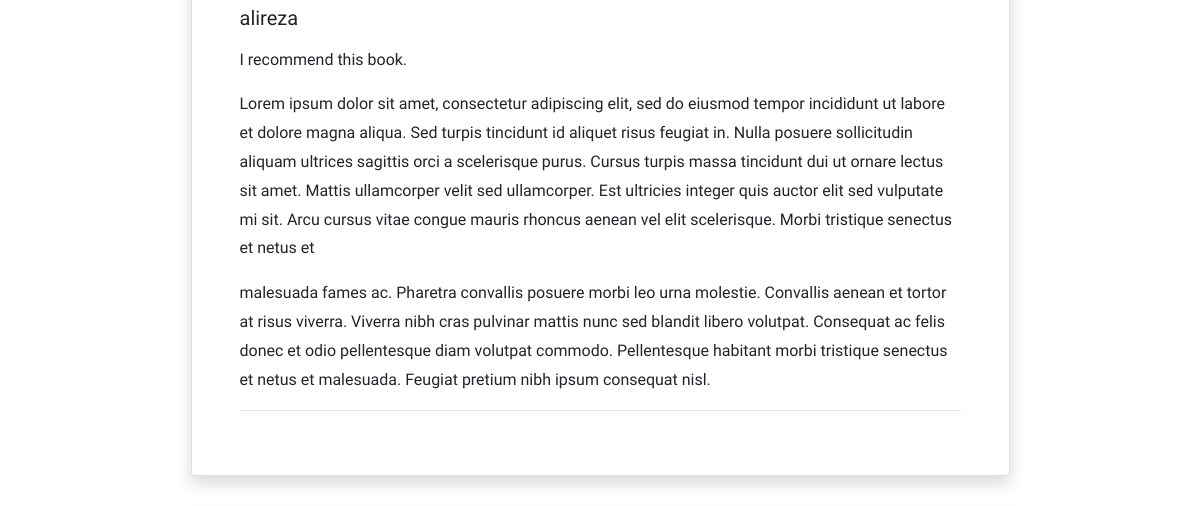
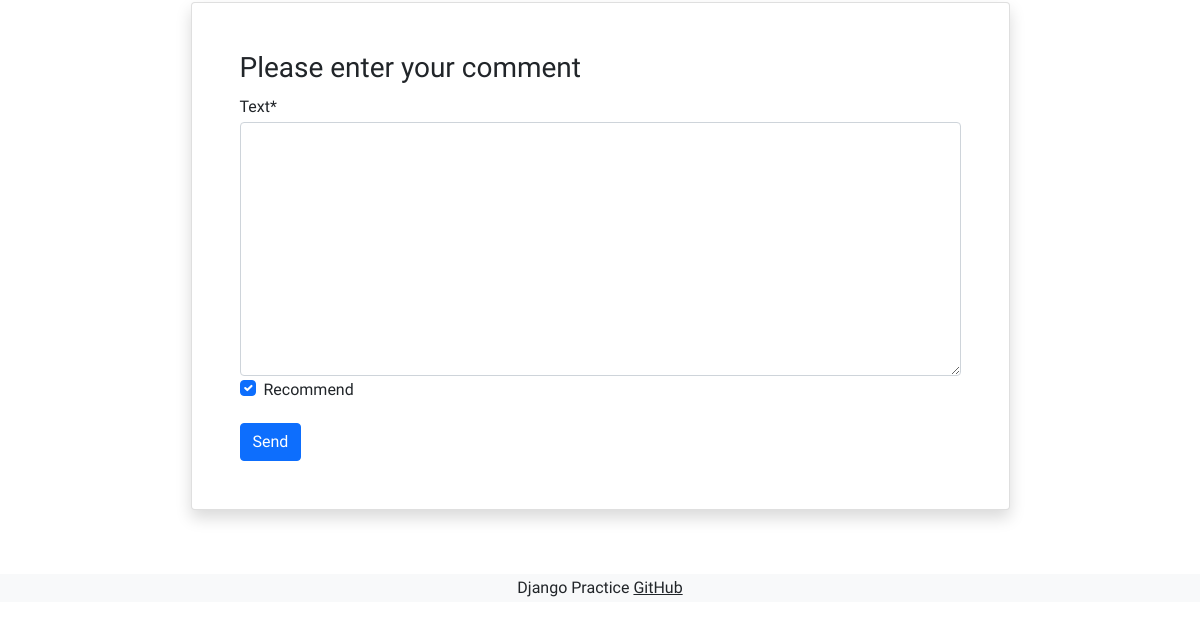
The app's page /books/4/ (signed in, lower part), older data (2 pictures, top to bottom).
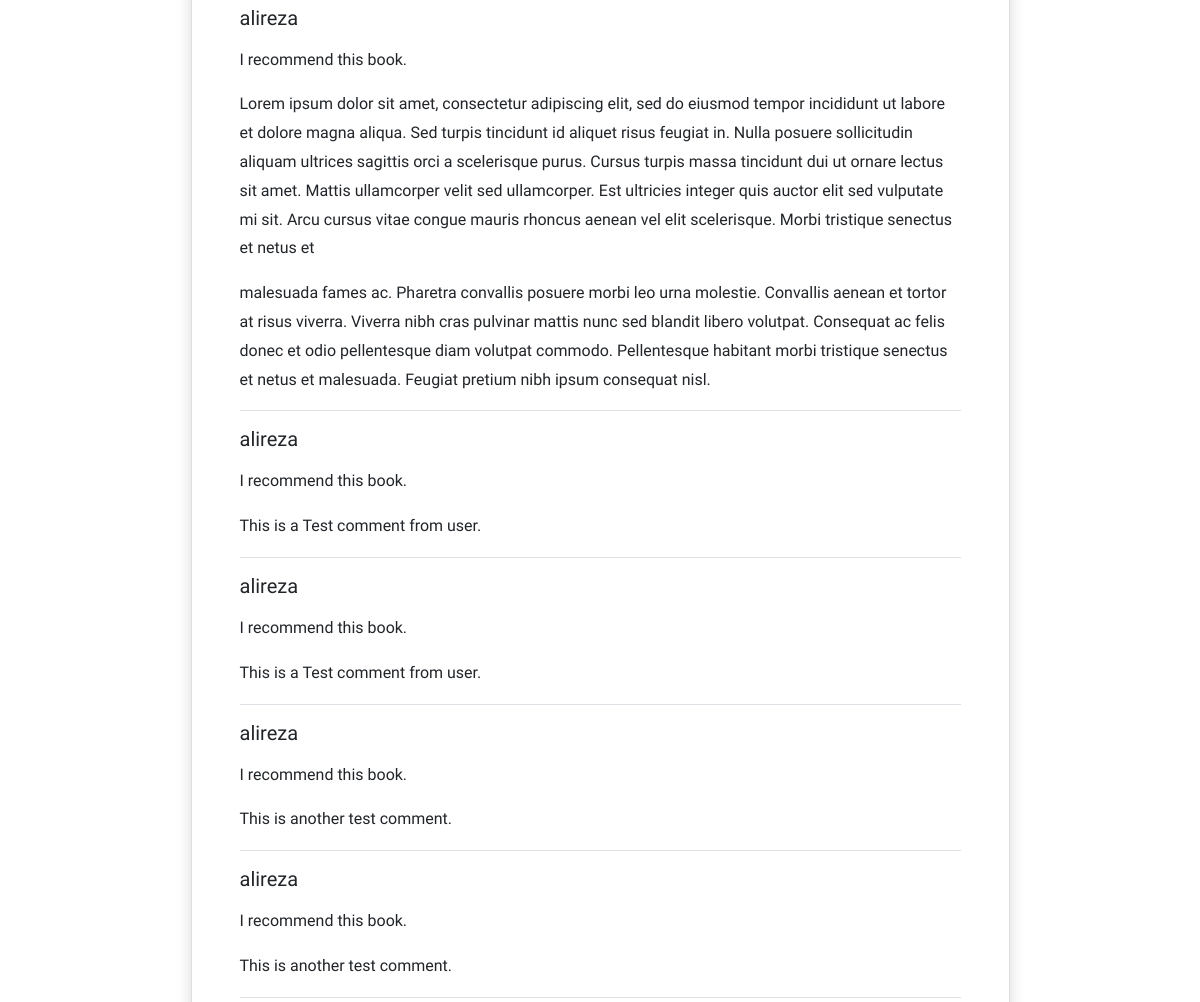
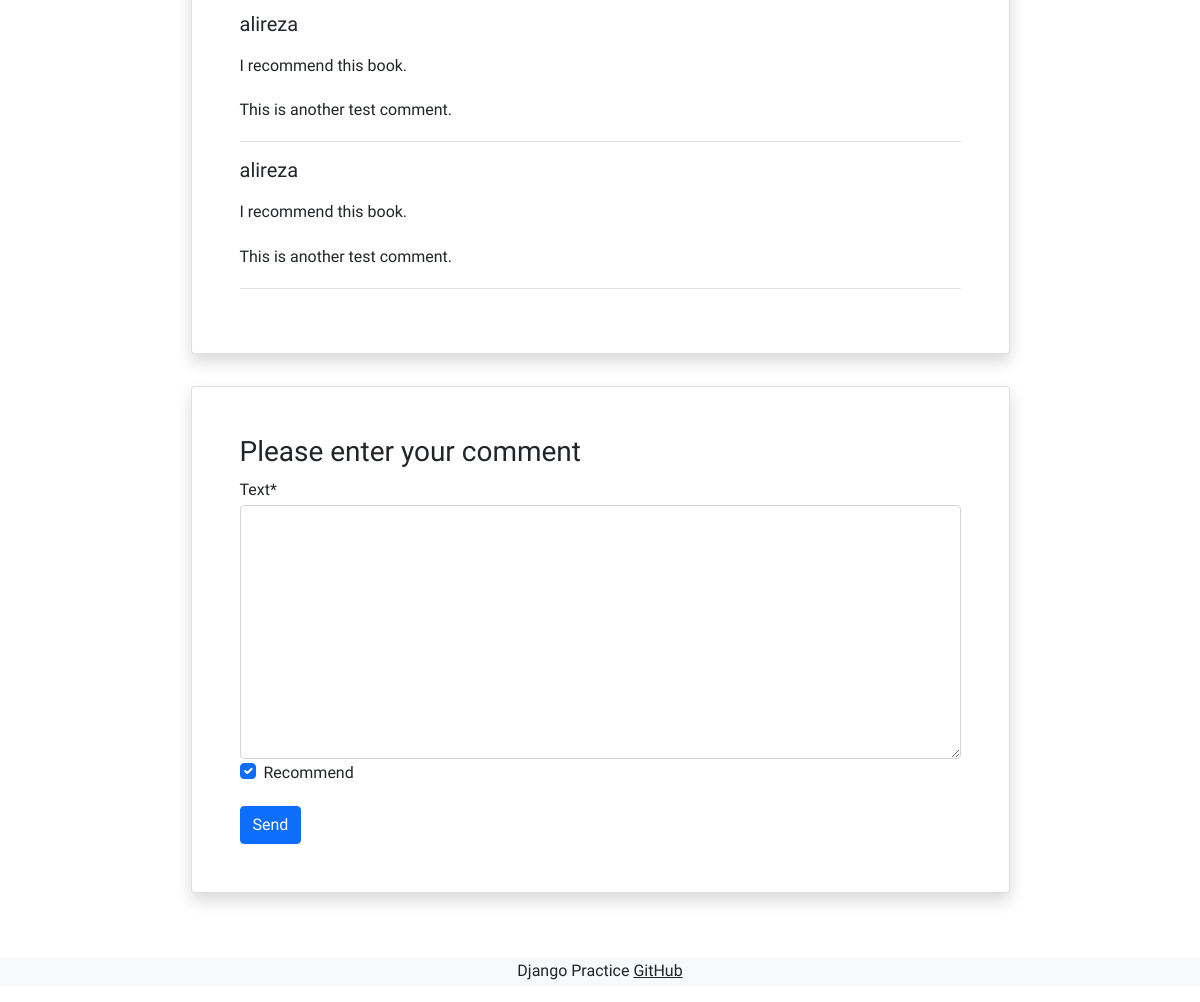
The same page, newer data (2 pictures, top to bottom).
### books/models.py (models this page shows, shortened)
class Comment(models.Model):
    user = models.ForeignKey(get_user_model(), on_delete=models.CASCADE)
    book = models.ForeignKey(Book, on_delete=models.CASCADE, related_name='comments')
    text = models.TextField()
    is_active = models.BooleanField(default=True)
    recommend = models.BooleanField(default=True)
    datetime_created = models.DateTimeField(auto_now_add=True)

### accounts/models.py (models this page shows)
class CustomUser(AbstractUser):
    age = models.PositiveIntegerField(null=True, blank=True)

### books/views.py (the view)
# urls.py: path('<int:pk>/', book_detail_view, name='book_detail'),
@login_required
def book_detail_view(request, pk):
    book = get_object_or_404(Book, pk=pk)
    book_comments = book.comments.all()
    if request.method == 'POST':
        comment_form = CommentForm(request.POST)
        if comment_form.is_valid():
            new_comment = comment_form.save(commit=False)  # commit=False => do not save in DB
            new_comment.book = book
            new_comment.user = request.user
            new_comment.save()
            comment_form = CommentForm()  # clear the form
    else:
        comment_form = CommentForm()
    return render(request, 'books/book_detail.html', {
        'book': book,
        'comments': book_comments,
        'comment_form': comment_form,
    })

### books/forms.py
class CommentForm(forms.ModelForm):
    class Meta:
        model = Comment
        fields = ('text', 'recommend')

### books/templates/books/book_detail.html (shortened to what this page needs)
{% extends '_base.html' %}
{% load crispy_forms_tags %}
{% block content %}
<div class="container mt-5">
  <div class="">
      <div class="">
          <div class="d-flex justify-content-center">
              <div class="card shadow my-3 p-5 w-sm-75 w-100">
                  {% for comment in comments %}
                    {% if comment.is_active %}
                          <div class="border-bottom mb-3">
                              <h5 class="mb-3">{{ comment.user.username }}</h5>
                                {% if comment.recommend %}
                                    <p>I recommend this book.</p>
                                {% else %}
                                    <p>I don't recommend this book!</p>
                                {% endif %}
                              <p>{{ comment.text|linebreaks }}</p>
                          </div>
                    {% endif %}
                  {% endfor %}
              </div>
          </div>
          <div class="d-flex justify-content-center">
              <div class="card shadow my-3 p-5 w-sm-75 w-100">
                  <h3>Please enter your comment</h3>
                  <form method="POST">
                        {{ comment_form|crispy }}
                      <button type="submit" class="btn btn-primary mt-3">Send</button>
                  </form>
              </div>
          </div>
      </div>
  </div>
</div>
{% endblock %}

Row changes from the older to the newer data that the page shows:
added Comment: user.username "alireza", recommend "I recommend this book.", text "This is a Test comment from user."
added Comment: user.username "alireza", recommend "I recommend this book.", text "This is a Test comment from user."
added Comment: user.username "alireza", recommend "I recommend this book.", text "This is another test comment."
added Comment: user.username "alireza", recommend "I recommend this book.", text "This is another test comment."
added Comment: user.username "alireza", recommend "I recommend this book.", text "This is another test comment."
added Comment: user.username "alireza", recommend "I recommend this book.", text "This is another test comment."
